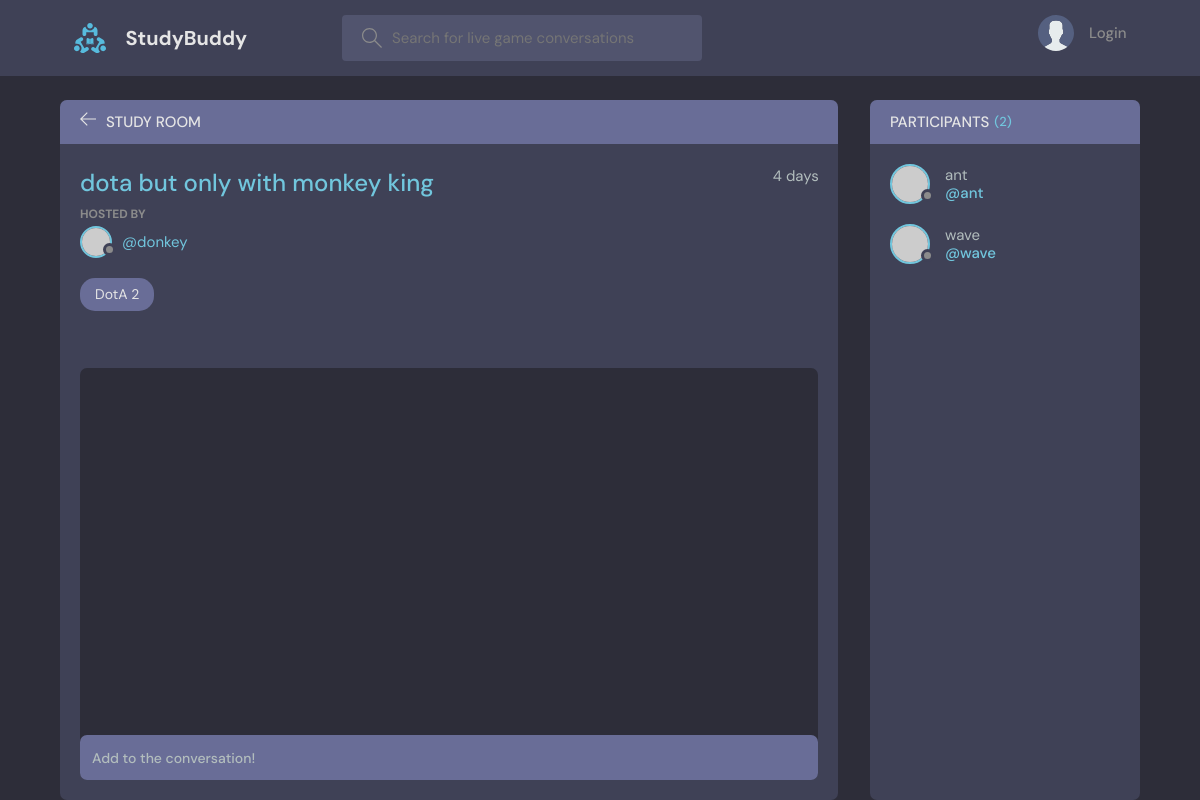
The page /room/4/ on the database as committed earlier.
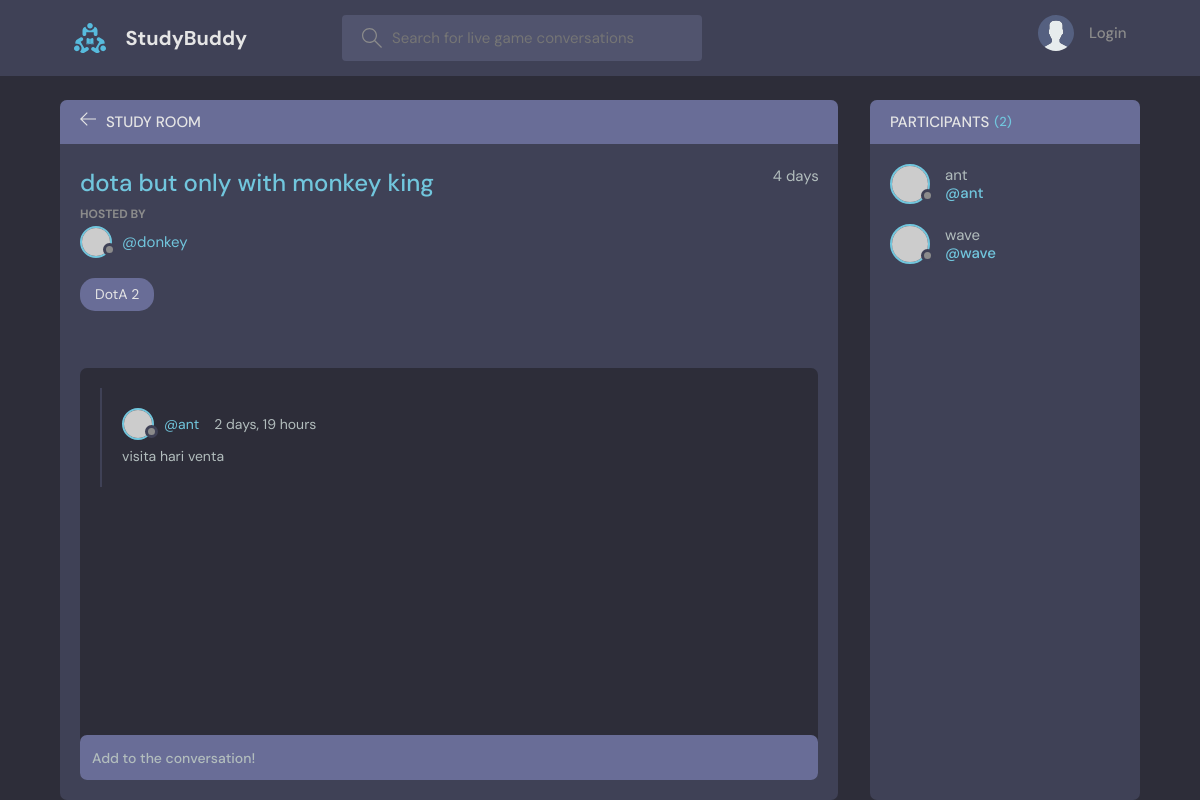
The same page on the database as committed later.
### base/models.py (models this page shows, shortened)
class Message(models.Model):
    user = models.ForeignKey(User, on_delete=models.CASCADE)
    room = models.ForeignKey(Room, on_delete=models.CASCADE)
    body = models.TextField()
    updated = models.DateTimeField(auto_now=True)
    created = models.DateTimeField(auto_now_add=True)
    class Meta:
        ordering = ['-updated', '-created']

### base/views.py (the view, shortened to what this page needs)
# urls.py: path('room/<int:pk>/', views.room, name="room"),
def room(request, pk):
    room = Room.objects.get(id=pk)
    room_messages = room.message_set.all()
    participants = room.participants.all()
    context = {'room' : room, 'room_messages': room_messages, 'participants':participants}
    return render(request, 'base/room.html', context)

### base/models.py (called while the page is built)
    def __str__(self):
        return self.name

### base/templates/base/room.html (shortened to what this page needs)
{% extends 'main.html' %}
{% block content %}
<main class="profile-page layout layout--2">
  <div class="container">
    <div class="room">
      <div class="room__top">
        <div class="room__topLeft">
          <a href="{% url 'home' %}">
            <svg version="1.1" xmlns="http://www.w3.org/2000/svg" width="32" height="32" viewBox="0 0 32 32">
              <title>arrow-left</title>
              <path
                d="M13.723 2.286l-13.723 13.714 13.719 13.714 1.616-1.611-10.96-10.96h27.625v-2.286h-27.625l10.965-10.965-1.616-1.607z"
              ></path>
            </svg>
          </a>
          <h3>Study Room</h3>
        </div>
      </div>
      <div class="room__box scroll">
        <div class="room__header scroll">
          <div class="room__info">
            <h3>{{room.name}}</h3>
            <span>{{room.created|timesince}}</span>
          </div>
          <div class="room__hosted">
            <p>Hosted By</p>
            <a href="{% url 'user-profile' room.host.id  %}" class="room__author">
              <div class="avatar avatar--small">
                <img src="https://randomuser.me/api/portraits/men/37.jpg" />
              </div>
              <span>@{{room.host.username}}</span>
            </a>
          </div>
          <span class="room__topics">{{room.game}}</span>
        </div>
        <div class="room__conversation">
          <div class="threads scroll">
            {% for message in room_messages %}
            <div class="thread">
              <div class="thread__top">
                <div class="thread__author">
                  <a href="{% url 'user-profile' message.user.id %}" class="thread__authorInfo">
                    <div class="avatar avatar--small">
                      <img src="https://randomuser.me/api/portraits/men/37.jpg" />
                    </div>
                    <span>@{{message.user.username}}</span>
                  </a>
                  <span class="thread__date">{{message.created|timesince}}</span>
                </div>
              </div>
              <div class="thread__details">
                {{message.body}}
              </div>
            </div>
            {% endfor %}
          </div>
        </div>
      </div>
      <div class="room__message">
        <form action="" method="POST">
          <input name="body" placeholder="Add to the conversation!" />
        </form>
      </div>
    </div>
    <div class="participants">
      <h3 class="participants__top">Participants <span>({{participants.count}})</span></h3>
      <div class="participants__list scroll">
        {% for user in participants%}
        <a href="{% url 'user-profile' user.id %}" class="participant">
          <div class="avatar avatar--medium">
            <img src="https://randomuser.me/api/portraits/men/37.jpg" />
          </div>
          <p>
            {{user.username}}
            <span>@{{user.username}}</span>
          </p>
        </a>
        {% endfor %}
      </div>
    </div>
  </div>
</main>
{% endblock content %}

Rows that differ between the two databases and show on the page:
added Message: user.username "ant", created "2 days, 19 hours", body "visita hari venta"
